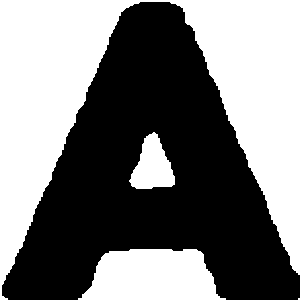
#> input picture samples/sample_A.png, 300 x 300 px
$ python -i OCR.py   (imports and definitions only)
#> lines starting #> are read from the running program, lines starting #| are printed output that depends on the picture; after the words box and inside, x2 and y2 are one past the last pixel; in counts of white or black regions, pixels touching at a corner belong together
#> further down, picture is the input picture: shape (300, 300, 3); 48.4% white; 4 white regions (1 under 20 px), largest, box (x1, y1, x2, y2) and area: (0, 0, 300, 300) 36101, (78, 249, 226, 300) 5870, (129, 132, 175, 189) 1618
import cv2
import numpy as np


def image_process(src):
    dst = cv2.cvtColor(src, cv2.COLOR_BGR2GRAY)
    dst = dst[90:390, 170:470]
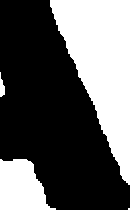
#> dst: shape (210, 130); 37.1% white; 4 white regions (1 under 20 px), largest, box (x1, y1, x2, y2) and area: (50, 0, 130, 185) 7988, (0, 159, 56, 210) 2051, (0, 72, 5, 97) 78
    edged = cv2.Canny(dst, 100, 255)
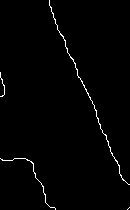
#> edged: shape (210, 130); 1.3% white in thin lines or dots
    kernel = cv2.getStructuringElement(cv2.MORPH_RECT, (7, 7))
    closed = cv2.morphologyEx(edged, cv2.MORPH_CLOSE, kernel)
#> closed: shape (210, 130); 1.4% white in thin lines or dots
    contours_mat, _ = cv2.findContours(closed, cv2.RETR_EXTERNAL, cv2.CHAIN_APPROX_SIMPLE)
#> contours_mat = 4 contours, 2 with area under 20; largest, box (x1, y1, x2, y2) and area: (49, 0, 130, 185) 36, (0, 158, 56, 210) 22
#> (the run stopped early here; a loop or call above may not have finished)

$ run again, on samples/sample_Left_Arrow.png
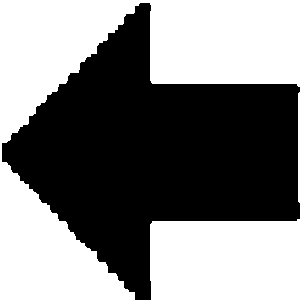
#> input picture samples/sample_Left_Arrow.png, 300 x 300 px
#> picture is the input picture: shape (300, 300, 3); 50.4% white; 1 black region, box (x1, y1, x2, y2) and area: (2, 3, 300, 300) 44670
#> in image_process, `dst = dst[90:390, 170:470]`:
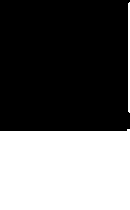
#> dst: shape (210, 130); 38.4% white; 2 white regions, box (x1, y1, x2, y2) and area: (0, 129, 130, 210) 10276, (128, 2, 130, 113) 220
#> edged: shape (210, 130); 0.89% white in thin lines or dots, all inside (x1, y1, x2, y2) = (0, 2, 130, 131)
#> in image_process, `closed = cv2.morphologyEx(edged, cv2.MORPH_CLOSE, kernel)`:
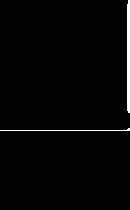
#> closed: shape (210, 130); 1.7% white; 2 white regions
#> contours_mat = 2 contours, 1 with area under 20; largest, box (x1, y1, x2, y2) and area: (127, 0, 130, 113) 219
